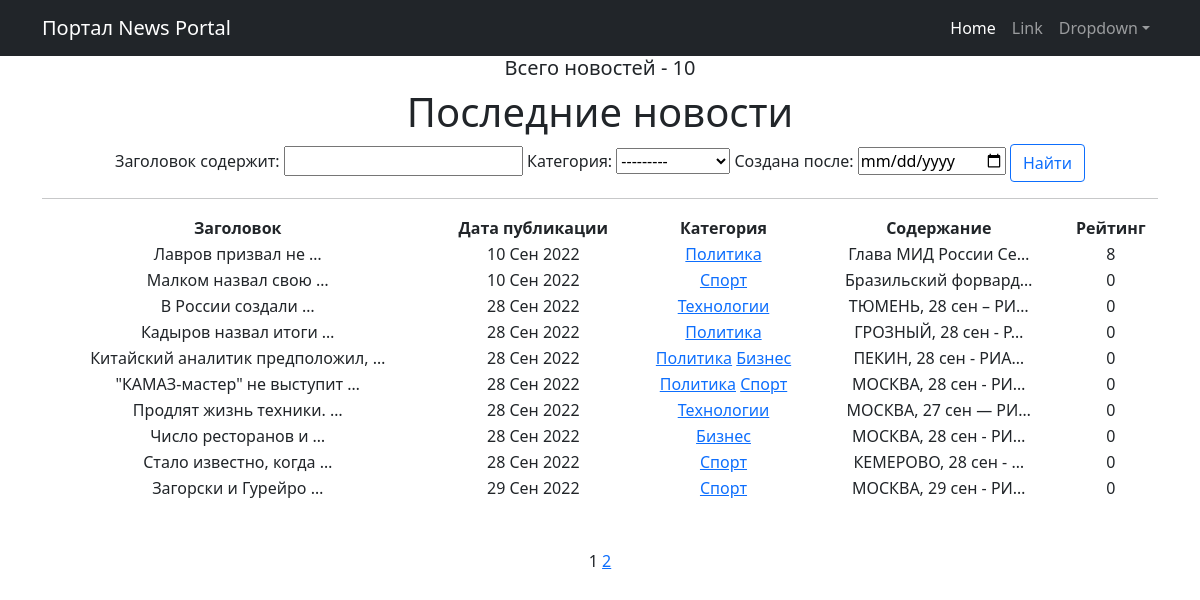
Page /news/ on the committed database.
### news/models.py (models this page shows, shortened)
class Post(models.Model):
    author = models.ForeignKey(Author, on_delete=models.CASCADE, verbose_name='Автор')
    NEW = 'NW'
    ARTICLE = 'AR'
    CATEGORY_CHOICES = (
        (NEW, 'Новость'),
        (ARTICLE, 'Статья'),
    )
    categoryType = models.CharField(max_length=2, choices=CATEGORY_CHOICES, default=ARTICLE, verbose_name='Тип публикации')
    dateCreation = models.DateTimeField(auto_now_add=True, verbose_name='Дата создания')
    postCategory = models.ManyToManyField(Category, through='PostCategory')
    title = models.CharField(max_length=128, verbose_name='Заголовок')
    text = models.TextField(verbose_name='Содержание')
    rating = models.SmallIntegerField(default=0, verbose_name='Рейтинг')
    class Meta:
        verbose_name = 'Публикация'
        verbose_name_plural = 'Публикации'
        ordering = ('id',)

class Category(models.Model):
    name = models.CharField(max_length=64, unique=True, verbose_name='Категория')
    subscribers = models.ManyToManyField(User, through='CategorySubscribers', blank=True)
    def __str__(self):
        return f'{self.name}'
    class Meta:
        verbose_name = 'Категория'
        verbose_name_plural = 'Категории'
        ordering = ('id',)

### news/views.py (the view)
# urls.py: path('', NewsList.as_view(), name='post_list'),
class NewsList(ListView):
    model = Post
    ordering = 'dateCreation'
    template_name = 'news.html'
    context_object_name = 'news'
    paginate_by = 10
    def get_queryset(self):
        queryset = super().get_queryset()
        self.filterset = PostFilter(self.request.GET, queryset)
        return self.filterset.qs
    def get_context_data(self, **kwargs):
        context = super().get_context_data(**kwargs)
        context['filterset'] = self.filterset
        return context

### news/templatetags/custom_filters.py (called while the page is built)
@register.filter()
def censor(value):
    if not isinstance(value, str):
        raise ValueError('Нельзя цензурировать НЕ строку!')
    new_black_list_word = [x.lower() for x in black_list_word]
    value_list = value.strip(' .,!?-#" ').split()
    for word in value_list:
        if word.lower() in new_black_list_word:
            subs = word[0] + ('*' * (len(word) - 1))
            value = value.replace(word, subs)
    return (value)

### news/templatetags/custom_tags.py (called while the page is built)
@register.simple_tag(takes_context=True)
def url_replace(context, **kwargs):
    d = context['request'].GET.copy()
    for k, v in kwargs.items():
        d[k] = v
    return d.urlencode()

### news/templates/news/news.html (shortened to what this page needs)
{% extends 'news/default.html' %}
{% load custom_filters %}
{% load custom_tags %}
{% block content %}
<h5>Всего новостей - {{ news|length }}</h5>
<h1>Последние новости</h1>
   <form action="" method="get">
       {{ filterset.form }}
       <input type="submit" class="mt-6 btn btn-outline-primary" value="Найти" />
   </form>
<hr>
   {% if news %}
       <table width="100%">
           <tr>
               <th>Заголовок</th>
               <th>Дата публикации</th>
               <th>Категория</th>
               <th>Содержание</th>
               <th>Рейтинг</th>
           </tr>
           {% for post in news %}
           <tr>
               <td>{{ post.title|censor|truncatewords:3 }}</td>
               <td>{{ post.dateCreation|date:'d M Y' }}</td>
               <td>{% for cat in post.postCategory.all %}
                    <a href="{% url 'subscribe' cat.pk %}">{{ cat }}</a>
                   {% endfor %} </td>
               <td>{{ post.text|censor|truncatechars:20 }}</td>
               <td>{{ post.rating }}</td>
           </tr>
           {% endfor %}
       </table>
   {% else %}
       <h2>А новостей на сегодня больше нет!</h2>
   {% endif %}<br><br>
   {{ page_obj.number }}
   {% if page_obj.has_next %}
       <a href="?{% url_replace page=page_obj.next_page_number %}">{{ page_obj.next_page_number }}</a>
   {% endif %}
{% endblock content %}

### news/templates/news/default.html (shortened to what this page needs)
<!DOCTYPE html>
<html lang="en">
    <head>
        {% load static %}
        <link href="{% static 'css/styles.css' %}" rel="stylesheet" />
    </head>
    <body>
        <nav class="navbar navbar-expand-lg navbar-dark bg-dark">
            <div class="container">
                <a class="navbar-brand" href="#">Портал News Portal</a>
                <div class="collapse navbar-collapse" id="navbarSupportedContent">
                    <ul class="navbar-nav ms-auto mb-2 mb-lg-0">
                        <li class="nav-item"><a class="nav-link active" aria-current="page" href="#">Home</a></li>
                        <li class="nav-item"><a class="nav-link" href="#">Link</a></li>
                        <li class="nav-item dropdown">
                            <a class="nav-link dropdown-toggle" id="navbarDropdown" href="#" role="button" data-bs-toggle="dropdown" aria-expanded="false">Dropdown</a>
                        </li>
                    </ul>
                </div>
            </div>
        </nav>
        <div class="container">
            <div class="row">
                <div class="col-lg-12 text-center">
                    {% block content %}
                    {% endblock content %}
                </div>
            </div>
        </div>
    </body>
</html>

### rows in the picture
Post: title|censor "Лавров призвал не …", dateCreation "10 Сен 2022", text|censor "Глава МИД России Се…", rating "8"
Category: name "Политика"
Post: title|censor "Малком назвал свою …", dateCreation "10 Сен 2022", text|censor "Бразильский форвард…", rating "0"
Category: name "Спорт"
Post: title|censor "В России создали …", dateCreation "28 Сен 2022", text|censor "ТЮМЕНЬ, 28 сен – РИ…", rating "0"
Category: name "Технологии"
Post: title|censor "Кадыров назвал итоги …", dateCreation "28 Сен 2022", text|censor "ГРОЗНЫЙ, 28 сен - Р…", rating "0"
Post: title|censor "Китайский аналитик предположил, …", dateCreation "28 Сен 2022", text|censor "ПЕКИН, 28 сен - РИА…", rating "0"
Category: name "Бизнес"
Post: title|censor "\"КАМАЗ-мастер\" не выступит …", dateCreation "28 Сен 2022", text|censor "МОСКВА, 28 сен - РИ…", rating "0"
Post: title|censor "Продлят жизнь техники. …", dateCreation "28 Сен 2022", text|censor "МОСКВА, 27 сен — РИ…", rating "0"
Post: title|censor "Число ресторанов и …", dateCreation "28 Сен 2022", text|censor "МОСКВА, 28 сен - РИ…", rating "0"
Post: title|censor "Стало известно, когда …", dateCreation "28 Сен 2022", text|censor "КЕМЕРОВО, 28 сен - …", rating "0"
Post: title|censor "Загорски и Гурейро …", dateCreation "29 Сен 2022", text|censor "МОСКВА, 29 сен - РИ…", rating "0"

### other values in the picture
{{ news|length }} "10"
{{ page_obj.number }} "1"
{{ page_obj.next_page_number }} "2"
